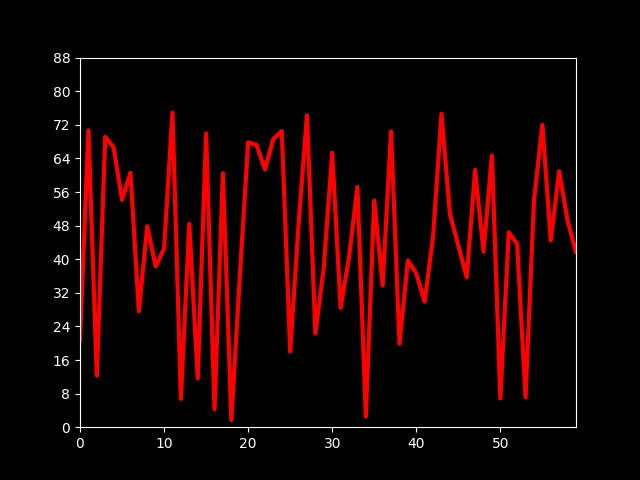
#> input picture images/01/draw.png, 640 x 480 px, found by its file name
$ python PicTrans2HEDInput.py
#> lines starting #> are read from the running program, lines starting #| are printed output that depends on the picture
#> further down, pic is the input picture: shape (480, 640, 3); mean B, G, R 2.4, 2.4, 24.9
import cv2
import numpy as np
import matplotlib.pyplot as plt


def PicTrans2HEDInput(pic: np.ndarray, size=None) -> np.ndarray:
    if size is None:
        width, height = 480, 320
    else:
        width, height = size
    cols, rows, _ = pic.shape
#> cols = 480; rows = 640
    matrix = np.float32([[width / rows, 0, 0],
                         [0,height / cols,  0],
                         [0, 0, 1]])
#> matrix = [[0.75, 0, 0], [0, 0.667, 0], [0, 0, 1]]
    output = cv2.warpPerspective(src=pic, M=matrix, dsize=(width, height))
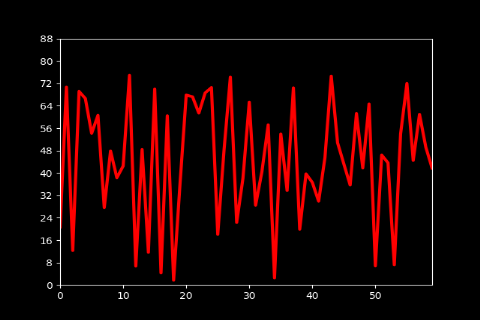
#> output: shape (320, 480, 3); mean B, G, R 2.4, 2.4, 24.9
    return output


if __name__ == '__main__':
    pic = cv2.imread("../../data/img_train_BrokenLine/3/draw.png")
    plt.subplot(2, 2, 1)
    plt.imshow(pic)
    plt.subplot(2, 2, 2)
    plt.imshow(PicTrans2HEDInput(pic))
    plt.show()
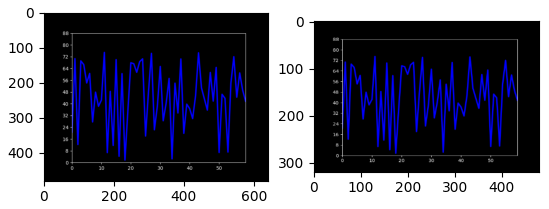
#> figure drawn by matplotlib, 2 panels; B, G, R data is drawn as R, G, B
    pass
